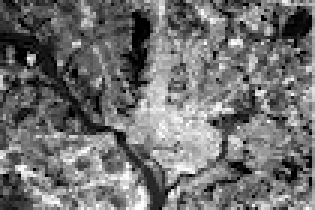
#> input picture test7.png, 105 x 70 px (shown 3 times larger)
$ jupyter execute Dip_Experiment_6_pynb.ipynb
#> lines starting #> are read from the running program, lines starting #| are printed output that depends on the picture
[cell 1]
import cv2
import matplotlib.pyplot as plt
import math
import numpy as np
import argparse

#Averageing Filter

[cell 2]
img = cv2.imread('test7.png', 0)
#> img is the input picture: shape (70, 105); min 0, max 255, mean 112.6
m, n = img.shape
#> m = 70; n = 105
mask = np.ones([3, 3], dtype = int)
mask = mask / -9
img_new = np.zeros([m, n])

for i in range(1, m-1):
	for j in range(1, n-1):
		temp = img[i-1, j-1]*mask[0, 0]+img[i-1, j]*mask[0, 1]+img[i-1, j + 1]*mask[0, 2]+img[i, j-1]*mask[1, 0]+ img[i, j]*mask[1, 1]+img[i, j + 1]*mask[1, 2]+img[i + 1, j-1]*mask[2, 0]+img[i + 1, j]*mask[2, 1]+img[i + 1, j + 1]*mask[2, 2]

		img_new[i, j]= temp
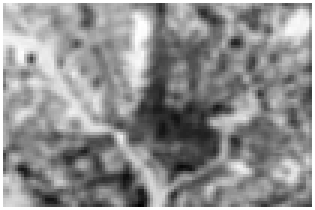
#> img_new: shape (70, 105) float64 (shown 3 times larger); min -245.2, max 0, mean -107.1; drawn with min black and max white

img_new = img_new.astype(np.uint8)
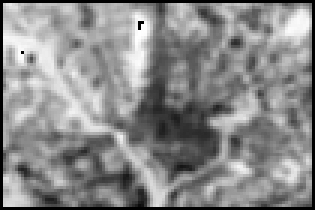
#> img_new: shape (70, 105) (shown 3 times larger); min 0, max 255, mean 137.1


# Display the images
plt.imshow(img)
plt.show()

# Display the images
plt.imshow(img_new)
plt.show()

#Median Filter

[cell 3]
img = cv2.imread('test7.png', 0)
m, n = img.shape
img_new1 = np.zeros([m, n])

for i in range(1, m-1):
	for j in range(1, n-1):
		temp = [img[i-1, j-1],
			img[i-1, j],
			img[i-1, j + 1],
			img[i, j-1],
			img[i, j],
			img[i, j + 1],
			img[i + 1, j-1],
			img[i + 1, j],
			img[i + 1, j + 1]]

		temp = sorted(temp)
		img_new1[i, j]= temp[4]
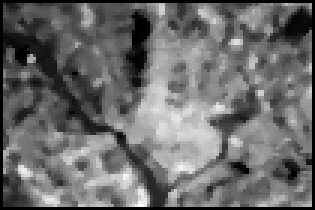
#> img_new1: shape (70, 105) float64 (shown 3 times larger); min 0, max 255, mean 106.9

img_new1 = img_new1.astype(np.uint8)


# Display the images
plt.imshow(img)
plt.show()

# Display the images
plt.imshow(img_new1)
plt.show()

#Max Filter

[cell 4]
img = cv2.imread('test7.png', 0)
m, n = img.shape

# Develop Averaging filter(3, 3) mask
mask = np.ones([3, 3], dtype = int)
mask = mask / 9

# Convolve the 3X3 mask over the image
img_new = np.zeros([m, n])

for i in range(1, m-1):
    for j in range(1, n-1):

      arr = [img[i-1, j-1],img[i-1, j],img[i-1, j + 1],img[i, j-1], img[i, j],img[i, j + 1],img[i + 1, j-1],img[i + 1, j],img[i + 1, j + 1]]
      #print(arr)
      value = max(arr)
      img_new[i, j]= float(value)
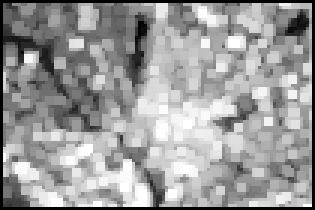
#> img_new: shape (70, 105) float64 (shown 3 times larger); min 0, max 255, mean 155.2

img_new = img_new.astype(np.uint8)
# Display the images
plt.imshow(img)
plt.show()

plt.imshow(img_new)
plt.show()

#Gaussian Blur

[cell 5]
def convolution(image, kernel, average=False, verbose=False):
    if len(image.shape) == 3:
        print("Found 3 Channels : {}".format(image.shape))
        image = cv2.cvtColor(image, cv2.COLOR_BGR2GRAY)
        print("Converted to Gray Channel. Size : {}".format(image.shape))
    else:
        print("Image Shape : {}".format(image.shape))

    print("Kernel Shape : {}".format(kernel.shape))

    if verbose:
        plt.imshow(image, cmap='gray')
        plt.title("Image")
        plt.show()

    image_row, image_col = image.shape
    kernel_row, kernel_col = kernel.shape

    output = np.zeros(image.shape)

    pad_height = int((kernel_row - 1) / 2)
    pad_width = int((kernel_col - 1) / 2)

    padded_image = np.zeros((image_row + (2 * pad_height), image_col + (2 * pad_width)))

    padded_image[pad_height:padded_image.shape[0] - pad_height, pad_width:padded_image.shape[1] - pad_width] = image

    if verbose:
        plt.imshow(padded_image, cmap='gray')
        plt.title("Padded Image")
        plt.show()

    for row in range(image_row):
        for col in range(image_col):
            output[row, col] = np.sum(kernel * padded_image[row:row + kernel_row, col:col + kernel_col])
            if average:
                output[row, col] /= kernel.shape[0] * kernel.shape[1]

    print("Output Image size : {}".format(output.shape))

    if verbose:
        plt.imshow(output, cmap='gray')
        plt.title("Output Image using {}X{} Kernel".format(kernel_row, kernel_col))
        plt.show()

    return output
def dnorm(x, mu, sd):
    return 1 / (np.sqrt(2 * np.pi) * sd) * np.e ** (-np.power((x - mu) / sd, 2) / 2)


def gaussian_kernel(size, sigma=1, verbose=False):
    kernel_1D = np.linspace(-(size // 2), size // 2, size)
    for i in range(size):
        kernel_1D[i] = dnorm(kernel_1D[i], 0, sigma)
    kernel_2D = np.outer(kernel_1D.T, kernel_1D.T)

    kernel_2D *= 1.0 / kernel_2D.max()

    if verbose:
        plt.imshow(kernel_2D, interpolation='none', cmap='gray')
        plt.title("Kernel ( {}X{} )".format(size, size))
        plt.show()

    return kernel_2D


def gaussian_blur(image, kernel_size, verbose=False):
    kernel = gaussian_kernel(kernel_size, sigma=math.sqrt(kernel_size), verbose=verbose)
    return convolution(image, kernel, average=True, verbose=verbose)


if __name__ == '__main__':

    image = cv2.imread("test7.png")
    gaussian_blur(image, 5, verbose=True)
#> in gaussian_kernel, `plt.show()`:
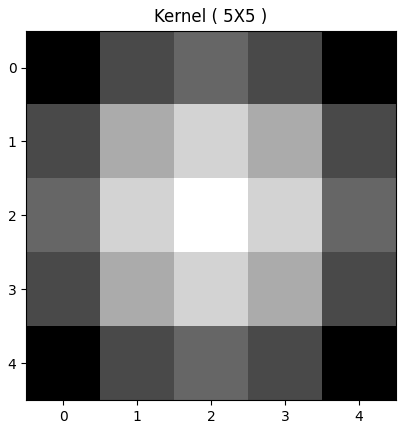
#> figure drawn by matplotlib, 1 panel
#| Found 3 Channels : (70, 105, 3)
#| Converted to Gray Channel. Size : (70, 105)
#> in convolution, `padded_image[pad_height:padded_image.shape[0] - pad_height, pad_width:..`:
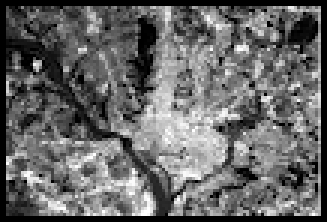
#> padded_image: shape (74, 109) float64 (shown 3 times larger); min 0, max 255, mean 102.6
#> after the loop in convolution, `for row in range(image_row):`:
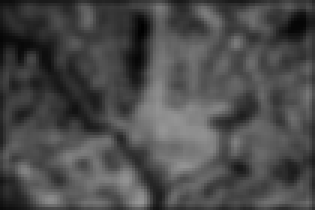
#> output: shape (70, 105) float64 (shown 3 times larger); min 1.22, max 150.8, mean 75.5
#| Output Image size : (70, 105)
